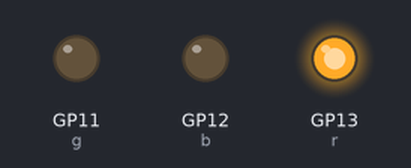
A program run on a simulated Raspberry Pi Pico running MicroPython. On the bench: output pins drawn as LEDs (lit = HIGH).

Above: at 0.3 s.
At 1.7 s:
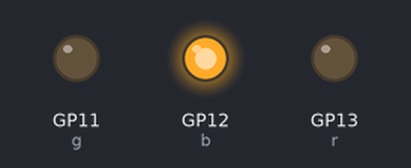
At 3.8 s:
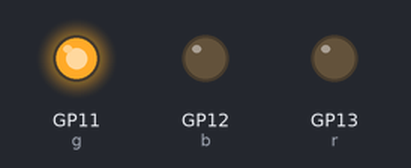
At 5.2 s:
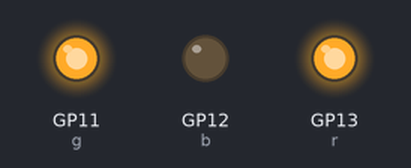
Timing chart, 0 to 6.4 s (numbered marks = the images above):
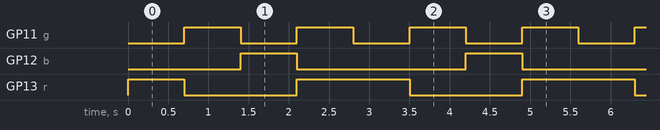

Measured:
- by itself, GP11 (g): alternates HIGH for 0.70 s and LOW for 0.70 s
- by itself, GP12 (b): alternates HIGH for 0.70 s and LOW for 2.1 s
- by itself, GP13 (r): repeats every 2.8 s: LOW 1.4 s, HIGH 1.4 s

The program:

02_trocar_cores.py
```python
from machine import Pin, PWM
import time

r = PWM(Pin(13), freq=1000)
g = PWM(Pin(11), freq=1000)
b = PWM(Pin(12), freq=1000)

def cor(vr, vg, vb):
    r.duty_u16(vr * 257)
    g.duty_u16(vg * 257)
    b.duty_u16(vb * 257)

cores = [(255, 0, 0), (0, 255, 0), (0, 0, 255), (255, 255, 0)]

while True:
    for c in cores:
        cor(c[0], c[1], c[2])
        time.sleep(0.7)
```
